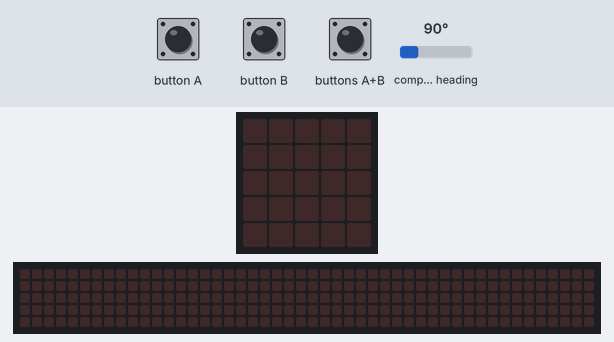
Recording of a program running on a simulated BBC micro:bit (MakeCode). Parts: the board's 5×5 LED display, a strip that is not on the board, showing the scrolling text unrolled. Inputs (shaded band) come from the test bench; at power-on: compass heading 90°. Random numbers come from a fixed seed; the 48×5 strip is a reading aid, not a part: it shows the text the display is scrolling, unrolled, one strip-width of it at a time; the compass is already calibrated.

Above: at 1.2 s.
1.3 s: button A pressed for 0.15 s
At 3.92 s:
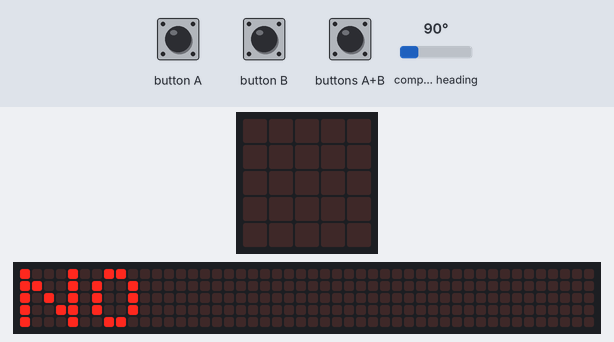
4.3 s: button B pressed for 0.15 s
At 5.3 s:
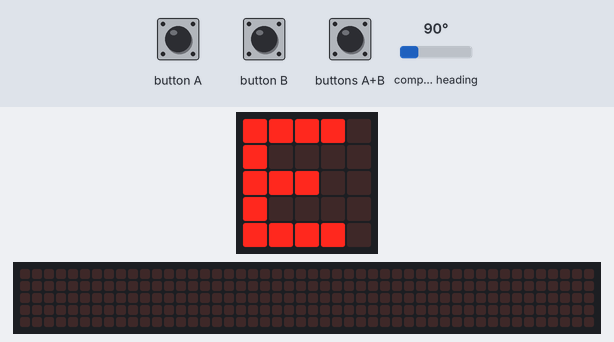
7.4 s: button A pressed for 0.15 s
At 7.62 s:
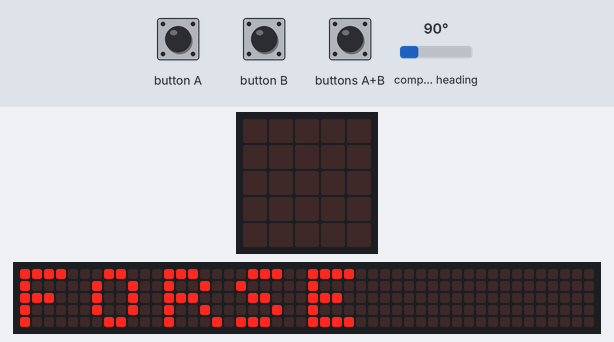
10.4 s: button A pressed for 0.15 s
13.5 s: button B pressed for 0.15 s
At 15.62 s:
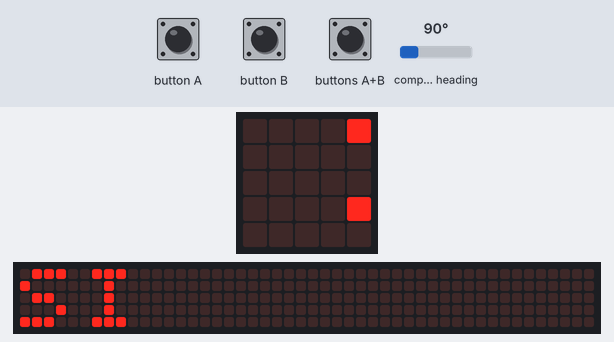

Measured:
- after the input at 1.3 s, the display: changes after 0.15 s (image 1)
- after the input at 4.3 s, the display: changes after 0.15 s (image 2)
- after the input at 7.4 s, the display: changes after 0.15 s (image 3)
- what the display in image 1 shows lasts 0.5 s, from 3.7 s to 4.2 s
- what the display in image 2 shows lasts 1.7 s, from 4.5 s to 6.2 s

The program:

main.ts
```typescript
let number = 0
let varGradi = 0
input.onButtonPressed(Button.A, function () {
    basic.clearScreen()
    number = randint(1, 4)
    if (number == 3) {
        basic.showString("SI")
    } else if (number == 2) {
        basic.showString("NO")
    } else if (number == 4) {
        basic.showString("NON LO SO")
    } else {
        basic.showString("FORSE")
    }
    basic.pause(2000)
    basic.clearScreen()
})
input.onButtonPressed(Button.AB, function () {
    input.calibrateCompass()
})
input.onButtonPressed(Button.B, function () {
    varGradi = input.compassHeading()
    if (varGradi < 45) {
        basic.showString("N")
    } else if (varGradi < 135) {
        basic.showString("E")
    } else if (varGradi < 225) {
        basic.showString("S")
    } else if (varGradi < 315) {
        basic.showString("O")
    } else {
        basic.showString("N")
    }
    basic.pause(1000)
    basic.clearScreen()
})
```

test.ts
```typescript
// i test vanno qui; questi non saranno compilati quando questo pacchetto viene usato come estensione.
```
